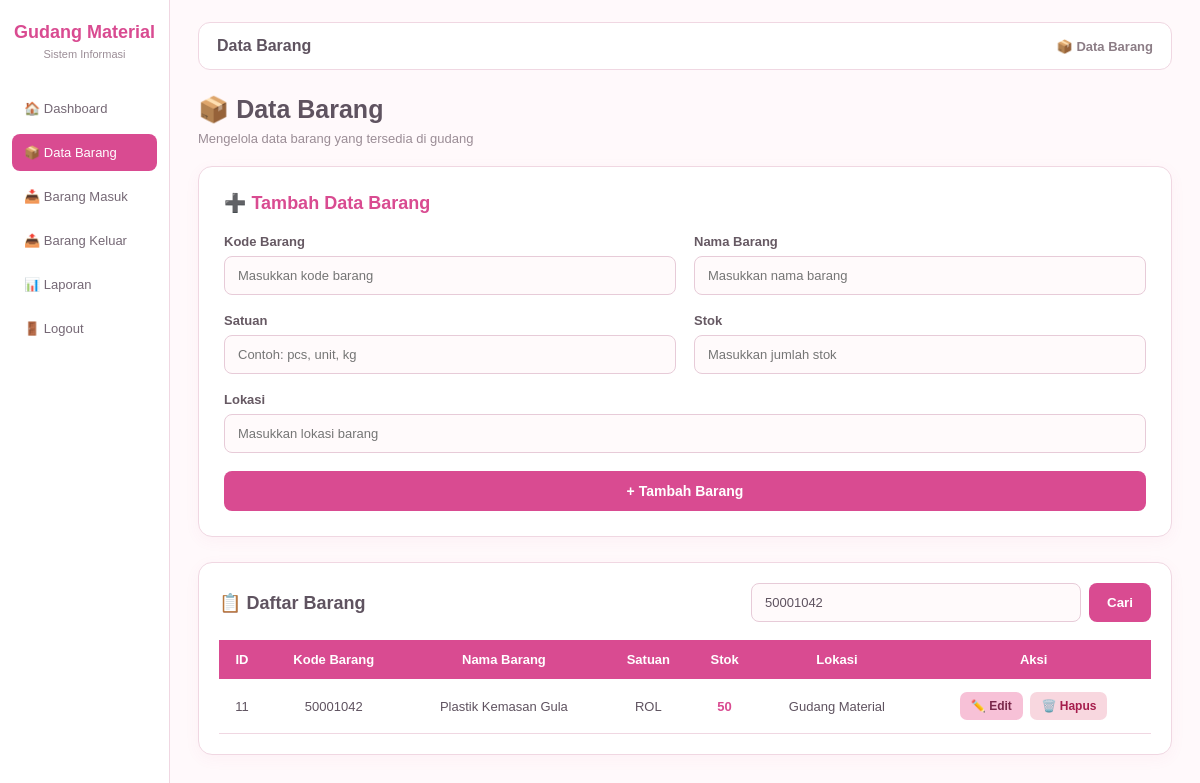
/barang.php?cari=50001042 (signed in), run on the app's committed database.
### tables this page shows
CREATE TABLE `barang` (
  `id_barang` int(11) NOT NULL,
  `kode_barang` varchar(20) NOT NULL,
  `nama_barang` varchar(100) NOT NULL,
  `satuan` varchar(20) DEFAULT NULL,
  `stok` int(11) DEFAULT 0,
  `lokasi` varchar(100) DEFAULT NULL
);

### barang.php (the view, shortened to what this page needs)
<?php
include 'koneksi.php';
$cari = "";
if (isset($_GET['cari'])) {
    $cari = $_GET['cari'];
    $query = mysqli_query($koneksi, "
        SELECT * FROM barang
        WHERE kode_barang LIKE '%$cari%'
        OR nama_barang LIKE '%$cari%'
        OR satuan LIKE '%$cari%'
        OR lokasi LIKE '%$cari%'
    ");
} else {
    $query = mysqli_query(
        $koneksi,
        "SELECT * FROM barang"
    );
}
?>
<!DOCTYPE html>
<html lang="id">
<head>
</head>
<body>
    <div class="sidebar">
        <div class="sidebar-title">
            <h2>Gudang Material</h2>
            <p>Sistem Informasi</p>
        </div>
        <div class="menu">
            <a href="dashboard.php">
                🏠 Dashboard
            </a>
            <a href="barang.php" class="active">
                📦 Data Barang
            </a>
            <a href="barang_masuk.php">
                📥 Barang Masuk
            </a>
            <a href="barang_keluar.php">
                📤 Barang Keluar
            </a>
            <a href="laporan.php">
                📊 Laporan
            </a>
            <a href="logout.php">
                🚪 Logout
            </a>
        </div>
    </div>
    <div class="main">
        <div class="topbar">
            <div class="topbar-title">
                Data Barang
            </div>
            <div class="user-info">
                📦 <strong>Data Barang</strong>
            </div>
        </div>
        <div class="page-header">
            <h1>📦 Data Barang</h1>
            <p>
                Mengelola data barang yang tersedia di gudang
            </p>
        </div>
        <div class="form-card">
            <div class="form-title">
                ➕ Tambah Data Barang
            </div>
            <form method="POST" action="">
                <div class="form-row">
                    <div class="form-group">
                        <label>Kode Barang</label>
                        <input
                            type="text"
                            name="kode_barang"
                            placeholder="Masukkan kode barang"
                            required
                        >
                    </div>
                    <div class="form-group">
                        <label>Nama Barang</label>
                        <input
                            type="text"
                            name="nama_barang"
                            placeholder="Masukkan nama barang"
                            required
                        >
                    </div>
                </div>
                <div class="form-row">
                    <div class="form-group">
                        <label>Satuan</label>
                        <input
                            type="text"
                            name="satuan"
                            placeholder="Contoh: pcs, unit, kg"
                            required
                        >
                    </div>
                    <div class="form-group">
                        <label>Stok</label>
                        <input
                            type="number"
                            name="stok"
                            min="0"
                            placeholder="Masukkan jumlah stok"
                            required
                        >
                    </div>
                </div>
                <div class="form-group">
                    <label>Lokasi</label>
                    <input
                        type="text"
                        name="lokasi"
                        placeholder="Masukkan lokasi barang"
                    >
                </div>
                <button
                    type="submit"
                    name="tambah"
                    class="btn-tambah"
                >
                    + Tambah Barang
                </button>
            </form>
        </div>
        <div class="data-card">
            <div class="data-header">
                <div class="data-title">
                    📋 Daftar Barang
                </div>
                <form
                    method="GET"
                    action=""
                    class="search-form"
                >
                    <input
                        type="text"
                        name="cari"
                        placeholder="🔍 Cari kode, nama, satuan, atau lokasi..."
                        value="<?= htmlspecialchars($cari); ?>"
                    >
                    <button
                        type="submit"
                        class="btn-cari"
                    >
                        Cari
                    </button>
                </form>
            </div>
            <div class="table-wrapper">
                <table>
                    <thead>
                        <tr>
                            <th>ID</th>
                            <th>Kode Barang</th>
                            <th>Nama Barang</th>
                            <th>Satuan</th>
                            <th>Stok</th>
                            <th>Lokasi</th>
                            <th>Aksi</th>
                        </tr>
                    </thead>
                    <tbody>
                        <?php while ($data = mysqli_fetch_assoc($query)) { ?>
                            <tr>
                                <td>
                                    <?= $data['id_barang']; ?>
                                </td>
                                <td>
                                    <?= htmlspecialchars($data['kode_barang']); ?>
                                </td>
                                <td>
                                    <?= htmlspecialchars($data['nama_barang']); ?>
                                </td>
                                <td>
                                    <?= htmlspecialchars($data['satuan']); ?>
                                </td>
                                <td class="stok">
                                    <?= $data['stok']; ?>
                                </td>
                                <td>
                                    <?= htmlspecialchars($data['lokasi']); ?>
                                </td>
                                <td>
                                    <a
                                        href="edit_barang.php?id=<?= $data['id_barang']; ?>"
                                        class="btn btn-edit"
                                    >
                                        ✏️ Edit
                                    </a>
                                    <a
                                        href="hapus_barang.php?id=<?= $data['id_barang']; ?>"
                                        class="btn btn-hapus"
                                        onclick="return confirm('Yakin ingin menghapus barang ini?')"
                                    >
                                        🗑️ Hapus
                                    </a>
                                </td>
                            </tr>
                        <?php } ?>
                    </tbody>
                </table>
            </div>
        </div>
    </div>
</body>
</html>

### barang.php (style rules this page uses)
* { box-sizing: border-box; margin: 0; padding: 0; }
body { font-family: Arial, Helvetica, sans-serif; background: #fff9fb; color: #5f5360; }
.sidebar { position: fixed; left: 0; top: 0; width: 170px; height: 100vh; background: #ffffff; border-right: 1px solid #f0d7e2; padding: 22px 12px; }
.sidebar-title { text-align: center; margin-bottom: 30px; }
.sidebar-title h2 { color: #d94b91; font-size: 18px; margin-bottom: 5px; }
.sidebar-title p { color: #9b8d96; font-size: 11px; }
.menu { display: flex; flex-direction: column; gap: 7px; }
.menu a { text-decoration: none; color: #756875; padding: 11px 12px; border-radius: 8px; font-size: 13px; transition: 0.2s; }
.menu a.active { background: #d94b91; color: white; }
.main { margin-left: 170px; min-height: 100vh; padding: 22px 28px; }
.topbar { background: #ffffff; border: 1px solid #f0d7e2; border-radius: 12px; padding: 14px 18px; display: flex; justify-content: space-between; align-items: center; margin-bottom: 25px; }
.topbar-title { font-size: 16px; font-weight: bold; color: #5f5360; }
.user-info { font-size: 13px; color: #8c7d86; }
.page-header { margin-bottom: 20px; }
.page-header h1 { font-size: 25px; color: #5f5360; margin-bottom: 7px; }
.page-header p { color: #9b8d96; font-size: 13px; }
.form-card { background: #ffffff; border: 1px solid #f0d7e2; border-radius: 14px; padding: 25px; margin-bottom: 25px; box-shadow: 0 4px 15px rgba(217, 75, 145, 0.05); }
.form-title { font-size: 18px; color: #d94b91; font-weight: bold; margin-bottom: 20px; }
.form-row { display: grid; grid-template-columns: 1fr 1fr; gap: 18px; }
.form-group { margin-bottom: 18px; }
.form-group label { display: block; font-size: 13px; font-weight: bold; color: #665963; margin-bottom: 7px; }
input { width: 100%; padding: 11px 13px; border: 1px solid #e7cbd8; border-radius: 8px; background: #fffafb; color: #5f5360; font-size: 13px; outline: none; }
.btn-tambah { width: 100%; border: none; background: #d94b91; color: white; padding: 12px; border-radius: 8px; font-size: 14px; font-weight: bold; cursor: pointer; transition: 0.2s; }
.data-card { background: #ffffff; border: 1px solid #f0d7e2; border-radius: 14px; padding: 20px; box-shadow: 0 4px 15px rgba(217, 75, 145, 0.05); }
.data-header { display: flex; justify-content: space-between; align-items: center; margin-bottom: 18px; }
.data-title { font-size: 18px; font-weight: bold; color: #5f5360; }
.search-form { display: flex; gap: 8px; width: 400px; }
.search-form input { flex: 1; }
.btn-cari { border: none; background: #d94b91; color: white; padding: 0 18px; border-radius: 8px; cursor: pointer; font-weight: bold; }
.table-wrapper { overflow-x: auto; }
table { width: 100%; border-collapse: collapse; min-width: 750px; }
th { background: #d94b91; color: white; padding: 12px 10px; text-align: center; font-size: 13px; }
td { padding: 11px 10px; border-bottom: 1px solid #f0d7e2; text-align: center; font-size: 13px; }
.stok { font-weight: bold; color: #d94b91; }
.btn { display: inline-block; padding: 7px 11px; border-radius: 7px; text-decoration: none; font-size: 12px; font-weight: bold; margin: 2px; }
.btn-edit { background: #f7c1d7; color: #7a294b; }
.btn-hapus { background: #f8d7df; color: #a61e4d; }

### data on the page
barang: id_barang "11", kode_barang "50001042", nama_barang "Plastik Kemasan Gula", satuan "ROL", stok "50", lokasi "Gudang Material"
